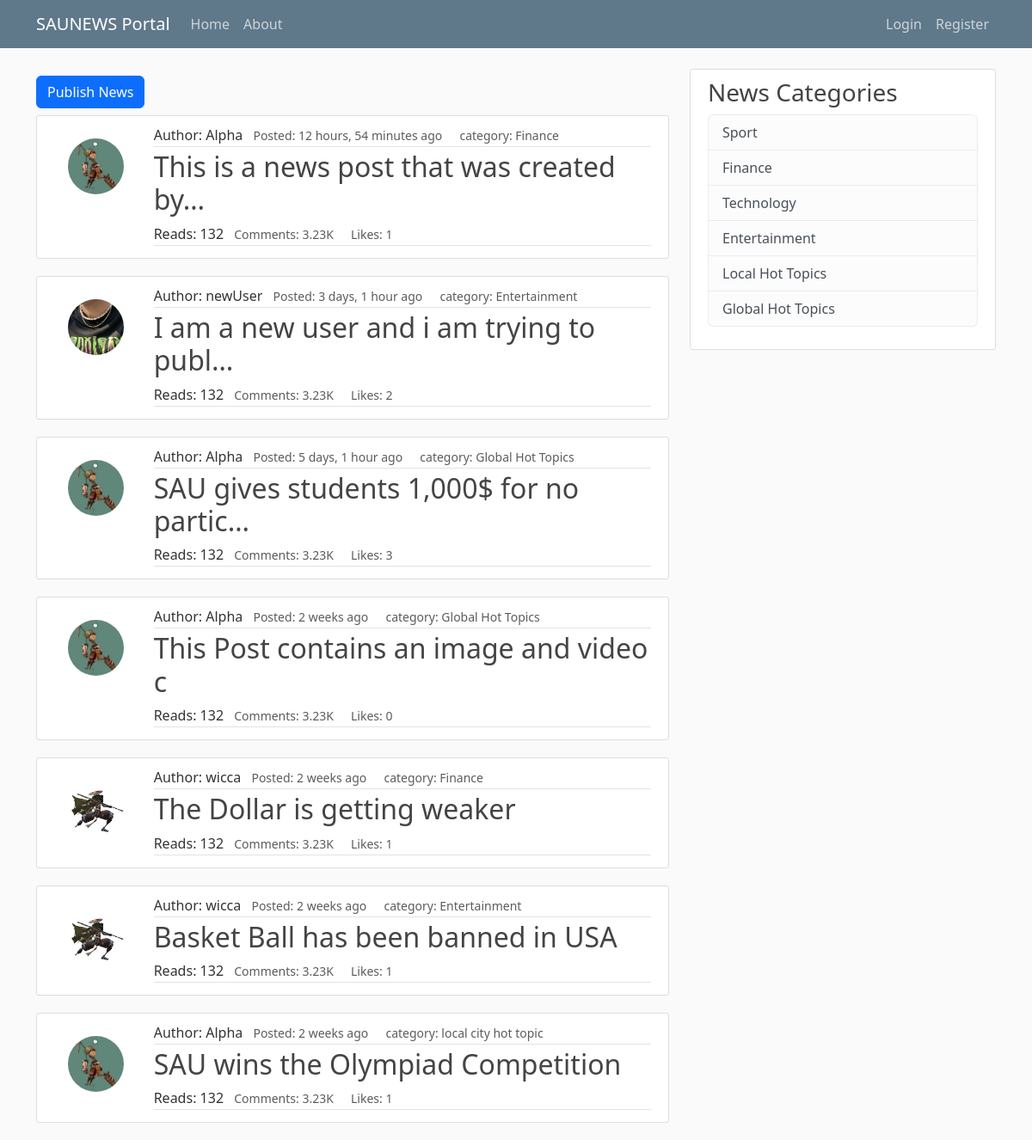
The page / on the database its author committed.
### blog/models.py (models this page shows, shortened)
class Post(models.Model):
    title = models.CharField(max_length=100)
    content = models.TextField(null=True)
    categories = models.ManyToManyField(Category)
    date_created = models.DateTimeField(default=timezone.now)
    author = models.ForeignKey(User, on_delete=models.CASCADE)
    likes = models.ManyToManyField(User, related_name='blog_posts')
    video = models.FileField(upload_to='videos/', null=True, blank=True)
    image = models.ImageField(upload_to='images/', null=True, blank=True)
    def total_likes(self):
        return self.likes.count()

class Category(models.Model):
    name = models.CharField(max_length=100)
    class Meta:
        verbose_name_plural = 'categories'
    def __str__(self):
        return self.name

### users/models.py (models this page shows, shortened)
class Profile(models.Model):
    user = models.OneToOneField(User, on_delete=models.CASCADE)
    image = models.ImageField(default="default.jpg", upload_to='profile_pics')

### blog/views.py (the view)
# urls.py: path("", PostListview.as_view(), name="blog_home"),
class PostListview(ListView):
    model = Post
    template_name = 'blog/home.html'  # <app>/<model>_<viewType>.html
    context_object_name = 'posts'
    ordering = ['-date_created']

### blog/templates/blog/home.html (shortened to what this page needs)
{% extends 'blog/base.html' %}
{% block content %}
    <a href="{% url 'post_create' %}" class="btn btn-primary my-2">Publish News</a>
    {% for post in posts %}
        <article class="media content-section">
            <div class="row g-0">
                <div class="col mt-3 ps-3">
                    <img src="{{ post.author.profile.image.url }}" class="rounded-circle article-img">
                </div>
                <div class="col-lg-10 media-body">
                    <div class="article-metadata">
                        <span>Author: {{ post.author }}</span>
                        <small class="px-2 text-muted">Posted: {{ post.date_created | timesince}} ago</small>
                        <small class="px-2 text-muted">category: {{ post.categories.first }}</small>
                    </div>
                    <h2><a class="article-title nav-link " href="{% url 'post_detail' post.id %}">{{ post.title | truncatechars:40 }}</a></h2>
                    <div class="article-metadata ">
                        <span>Reads: 132</span>
                        <small class="px-2 text-muted">Comments: 3.23K</small>
                        <small class="px-2 text-muted">Likes: {{ post.total_likes }}</small>
                    </div>
                </div>
            </div>
        </article>
    {% endfor %}
{% endblock content %}

### blog/templates/blog/base.html (shortened to what this page needs)
{% load static %}
<html lang="en">
  <head>
    <link href="https://cdn.jsdelivr.net/npm/bootstrap@5.3.0-alpha1/dist/css/bootstrap.min.css" rel="stylesheet">
    <link rel="stylesheet" href="{% static 'blog/main.css' %}">
  </head>
  <body>
    <header class="site-header">
        <nav class="navbar navbar-expand-md navbar-dark bg-steel fixed-top">
          <div class="container">
            <a class="navbar-brand mr-4" href="{% url 'blog_home' %}">SAUNEWS Portal</a>
            <div class="collapse navbar-collapse" id="navbarToggle">
              <div class="navbar-nav mr-auto">
                <a class="nav-item nav-link" href="{% url 'blog_home' %}">Home</a>
                <a class="nav-item nav-link" href="{% url 'blog_about' %}">About</a>
              </div>
            </div>
            <div class="navbar-nav">
              {% if user.is_authenticated %}
                <a class="nav-item nav-link" href="{% url 'profile' %}">{{user.username}}'s Profile</a>
                <a class="nav-item nav-link" href="{% url 'logout' %}">Log Out</a>
                {% else %}
                <a class="nav-item nav-link" href="{% url 'login' %}">Login</a>
                <a class="nav-item nav-link" href="{% url 'register' %}">Register</a>
              {% endif %}
            </div>
          </div>
        </nav>
    </header>
    <main role="main" class="container">
        <div class="row">
          <div class="col-md-8">
            {% block content %} {% endblock %}
          </div>
          <div class="col-md-4">
            <div class="content-section">
              <h3>News Categories</h3>
                <ul class="list-group">
                  <li class="list-group-item list-group-item-light">Sport</li>
                  <li class="list-group-item list-group-item-light">Finance</li>
                  <li class="list-group-item list-group-item-light">Technology</li>
                  <li class="list-group-item list-group-item-light">Entertainment</li>
                  <li class="list-group-item list-group-item-light">Local Hot Topics</li>
                  <li class="list-group-item list-group-item-light">Global Hot Topics</li>
                </ul>
            </div>
          </div>
        </div>
    </main>
  </body>
</html>

### blog/static/blog/main.css (style rules this page uses)
body { background: #fafafa; color: #333333; margin-top: 5rem; }
h1, h2, h3, h4, h5, h6 { color: #444444; }
ul { margin: 0; }
.bg-steel { background-color: #5f788a; }
.site-header .navbar-nav .nav-link { color: #cbd5db; }
.content-section { background: #ffffff; padding: 10px 20px; border: 1px solid #dddddd; border-radius: 3px; margin-bottom: 20px; }
.article-title { color: #444444; }
.article-img { height: 65px; width: 65px; margin-right: 16px; }
.article-metadata { padding-bottom: 1px; margin-bottom: 4px; border-bottom: 1px solid #e3e3e3 }

### rows shown on the page
Post: author.profile.image (picture), author "Alpha", date_created "12 hours, 54 minutes", categories.first "Finance", title "This is a news post that was created by…", total_likes "1"
Post: author.profile.image (placeholder picture), author "newUser", date_created "3 days, 1 hour", categories.first "Entertainment", title "I am a new user and i am trying to publ…", total_likes "2"
Post: author.profile.image (picture), author "Alpha", date_created "5 days, 1 hour", categories.first "Global Hot Topics", title "SAU gives students 1,000$ for no partic…", total_likes "3"
Post: author.profile.image (picture), author "Alpha", date_created "2 weeks", categories.first "Global Hot Topics", title "This Post contains an image and video c", total_likes "0"
Post: author.profile.image (placeholder picture), author "wicca", date_created "2 weeks", categories.first "Finance", title "The Dollar is getting weaker", total_likes "1"
Post: author.profile.image (placeholder picture), author "wicca", date_created "2 weeks", categories.first "Entertainment", title "Basket Ball has been banned in USA", total_likes "1"
Post: author.profile.image (picture), author "Alpha", date_created "2 weeks", categories.first "local city hot topic", title "SAU wins the Olympiad Competition", total_likes "1"
